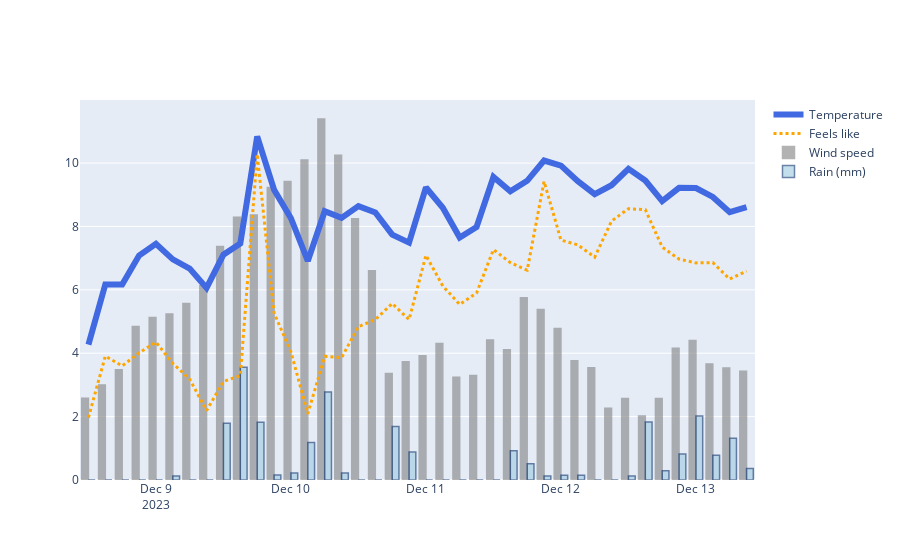

Notebook source saved alongside this figure:
### Code cell
# show the figure
fig.show()
